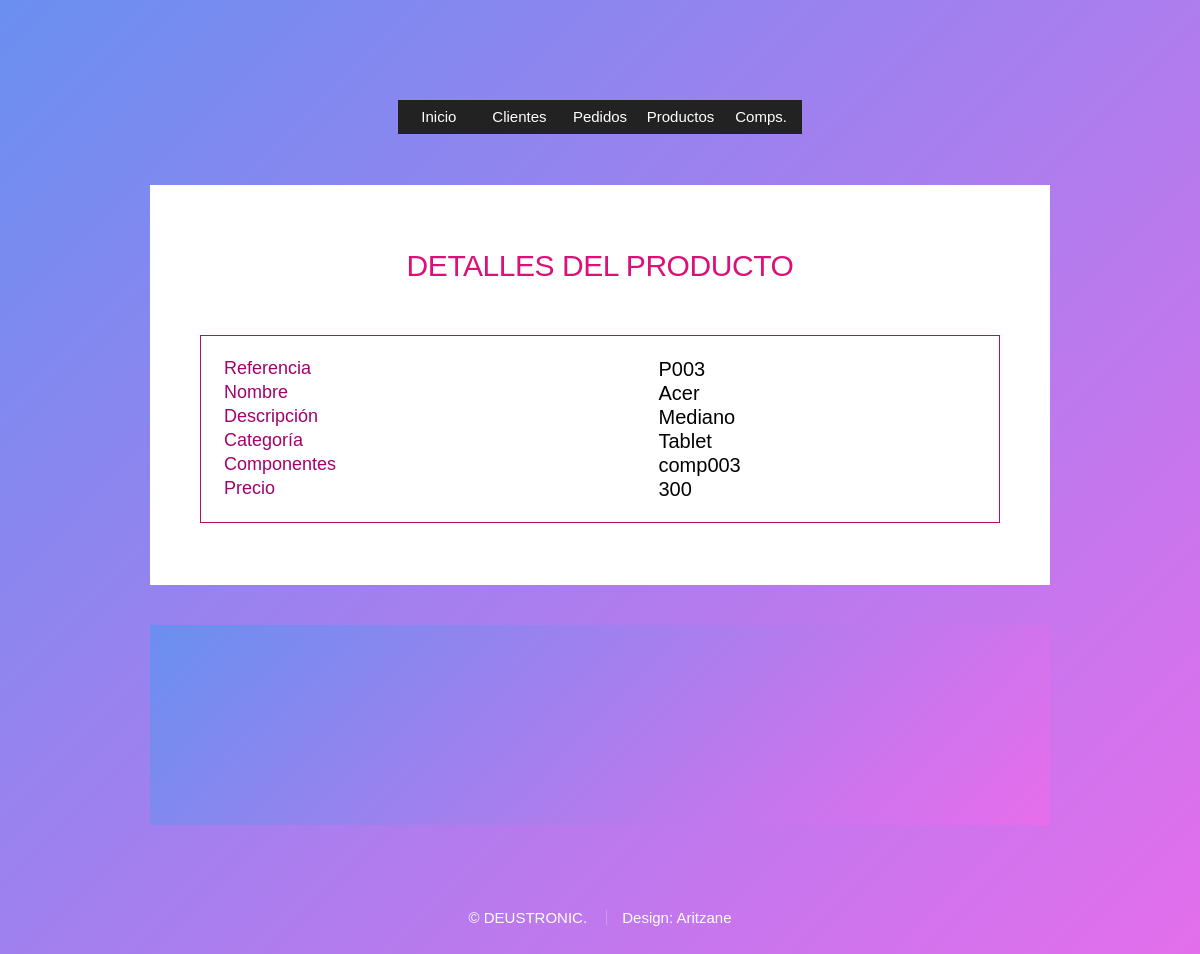
Screenshot of /miApp/productos/6/ with the database file from the repository.
### miApp/models.py (models this page shows, shortened)
class Productos(models.Model):
    referencia = models.CharField(max_length=50)
    precio = models.IntegerField()
    nombre = models.CharField(max_length=30)
    descripcion = models.CharField(max_length=100)
    categoria = models.CharField(max_length=40) #DICCIONARIO DE CATEGORIAS(?
    tipo_componentes = models.ManyToManyField(Componente)

class Componente(models.Model):
    codigo = models.CharField(max_length=20, default = '')
    modelo = models.CharField(max_length=30)
    marca = models.CharField(max_length=30)

### miApp/views.py (the view)
# urls.py: path('productos/<int:pk>/', views.ProductoDetailView.as_view(), name='productodetalle'),
class ProductoDetailView(DetailView):
    model = Productos
    template_name = 'producto_detalle.html'
    def get_context_data(self, **kwargs):
        context = super(ProductoDetailView, self).get_context_data(**kwargs)
        context['titulo_pagina'] = 'Detalles del producto'
        return context

### miApp/templates/producto_detalle.html (shortened to what this page needs)
{% extends "base.html" %}
{% load static %}
{% block intro %}
    <table class="tabla">
                    <tr>
                        <th>Referencia</th>
                        <td>{{productos.referencia}}</td>
                    </tr>
                    <tr>
                        <th>Nombre</th>
                    <td>{{ productos.nombre }}</td>
                    </tr>
                    <tr>
                        <th>Descripción</th>
                        <td>{{productos.descripcion}}</td>
                    </tr>
                    <tr>
                        <th>Categoría</th>
                        <td>{{productos.categoria}}</td>
                    </tr>
                    <tr>
                        <th>Componentes</th>
                        {% for comp in object.tipo_componentes.all %}
                        <td>{{comp.codigo}}</td>
                        {% endfor %}
                    </tr>
                    <tr>
                        <th>Precio</th>
                        <td>{{productos.precio}}</td>
                    </tr>
    </table>
{% endblock intro %}

### miApp/templates/producto_detalle.html (style rules this page uses)
.tabla { border: 1px solid #B90C65; padding: 20px; }
th { float: left; font-weight:bolder; color: #A3016D ; font-size: 18px; }

### miApp/templates/base.html (style rules this page uses)
html { box-sizing: border-box; }
*, *:before, *:after { box-sizing: inherit; }
body { background-image: url("images/overlay.png"), url("images/bg.jpg"); background-repeat: repeat, no-repeat; background-size: auto, 100% 100%; background-attachment: fixed; overflow-y: scroll; }
body.is-preload *, body.is-preload *:before, body.is-preload *:after { -moz-animation: none !important; -webkit-animation: none !important; -ms-animation: none !important; animation: none !important; -moz-transition: none !important; -webkit-transition: none !important; -ms-transition: none !important; transition: none !important; }
body, input, select { font-family: 'Source Sans Pro', sans-serif; font-weight: 300; color: #777777; font-size: 20pt; line-height: 1.75em; }
@media screen and (max-width: 1680px) { body, input, textarea, select { font-size: 15pt; } }
table { width: 100%; }
body { line-height: 1; background:linear-gradient(135deg, #6A8FF0 0%, #E86DEC 100%) ; }
.row.aln-right, { justify-content: flex-end; }

### rows the page displays
Productos: referencia "P003", nombre "Acer", descripcion "Mediano", categoria "Tablet", precio "300"
Componente: codigo "comp003"

### other values shown
{{ titulo_pagina }} "DETALLES DEL PRODUCTO"
